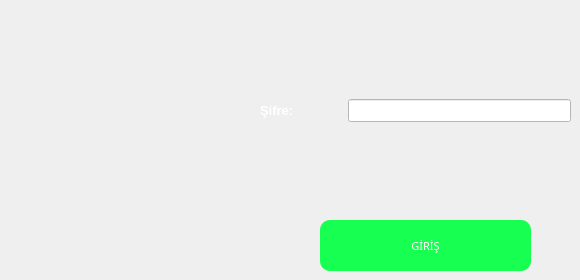
    <widget class="QWidget" name="page">
     <widget class="QPushButton" name="pushButton_2">
      <property name="geometry">
       <rect>
        <x>320</x>
        <y>220</y>
        <width>211</width>
        <height>51</height>
       </rect>
      </property>
      <property name="font">
       <font>
        <family>Arial Black</family>
        <pointsize>8</pointsize>
        <weight>10</weight>
        <italic>false</italic>
        <bold>false</bold>
       </font>
      </property>
      <property name="styleSheet">
       <string notr="true">QPushButton {
border-radius:10px;
font: 87 8pt &quot;Arial Black&quot;;
	color: rgb(255, 255, 255);
	background-color: rgb(23, 255, 81);
	border: 0px solid

}
QPushButton:hover{
background-color: rgb(255, 0, 0);

}</string>
      </property>
      <property name="text">
       <string>GİRİŞ</string>
      </property>
     </widget>
     <widget class="QWidget" name="horizontalLayoutWidget">
      <property name="geometry">
       <rect>
        <x>260</x>
        <y>40</y>
        <width>311</width>
        <height>141</height>
       </rect>
      </property>
      <layout class="QHBoxLayout" name="horizontalLayout">
       <item>
        <widget class="QLabel" name="label_5">
         <property name="font">
          <font>
           <pointsize>10</pointsize>
           <weight>75</weight>
           <bold>true</bold>
          </font>
         </property>
         <property name="styleSheet">
          <string notr="true">color: rgb(255, 255, 255);</string>
         </property>
         <property name="text">
          <string>Şifre:</string>
         </property>
        </widget>
       </item>
       <item>
        <spacer name="horizontalSpacer">
         <property name="orientation">
          <enum>Qt::Horizontal</enum>
         </property>
         <property name="sizeType">
          <enum>QSizePolicy::Fixed</enum>
         </property>
         <property name="sizeHint" stdset="0">
          <size>
           <width>48</width>
           <height>28</height>
          </size>
         </property>
        </spacer>
       </item>
       <item>
        <widget class="QLineEdit" name="lineEdit_3">
         <property name="font">
          <font>
           <pointsize>10</pointsize>
           <weight>75</weight>
           <bold>true</bold>
          </font>
         </property>
         <property name="styleSheet">
          <string notr="true">background-color: rgb(255, 255, 255);</string>
         </property>
        </widget>
       </item>
      </layout>
     </widget>
    </widget>
